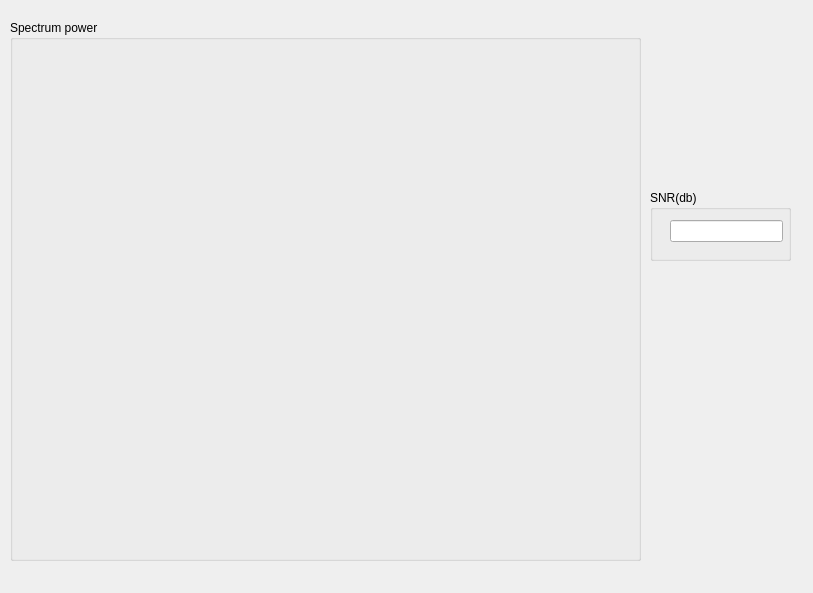
<?xml version="1.0" encoding="UTF-8"?>
<ui version="4.0">
 <class>Form_power</class>
 <widget class="QWidget" name="Form_power">
  <property name="geometry">
   <rect>
    <x>0</x>
    <y>0</y>
    <width>813</width>
    <height>593</height>
   </rect>
  </property>
  <property name="focusPolicy">
   <enum>Qt::NoFocus</enum>
  </property>
  <property name="windowTitle">
   <string>Power</string>
  </property>
  <widget class="QGroupBox" name="groupBox">
   <property name="geometry">
    <rect>
     <x>10</x>
     <y>20</y>
     <width>631</width>
     <height>541</height>
    </rect>
   </property>
   <property name="title">
    <string>Spectrum power</string>
   </property>
   <widget class="QWidget" name="verticalLayoutWidget">
    <property name="geometry">
     <rect>
      <x>10</x>
      <y>20</y>
      <width>611</width>
      <height>51</height>
     </rect>
    </property>
    <layout class="QVBoxLayout" name="verticalLayout">
     <property name="spacing">
      <number>0</number>
     </property>
    </layout>
   </widget>
   <widget class="QWidget" name="horizontalLayoutWidget">
    <property name="geometry">
     <rect>
      <x>10</x>
      <y>80</y>
      <width>611</width>
      <height>451</height>
     </rect>
    </property>
    <layout class="QHBoxLayout" name="horizontalLayout">
     <property name="spacing">
      <number>0</number>
     </property>
    </layout>
   </widget>
  </widget>
  <widget class="QGroupBox" name="groupBox_2">
   <property name="geometry">
    <rect>
     <x>650</x>
     <y>190</y>
     <width>141</width>
     <height>71</height>
    </rect>
   </property>
   <property name="title">
    <string>SNR(db)</string>
   </property>
   <widget class="QLineEdit" name="lineEdit">
    <property name="geometry">
     <rect>
      <x>20</x>
      <y>30</y>
      <width>113</width>
      <height>22</height>
     </rect>
    </property>
    <property name="alignment">
     <set>Qt::AlignCenter</set>
    </property>
    <property name="readOnly">
     <bool>true</bool>
    </property>
   </widget>
  </widget>
 </widget>
 <resources/>
 <connections/>
</ui>
